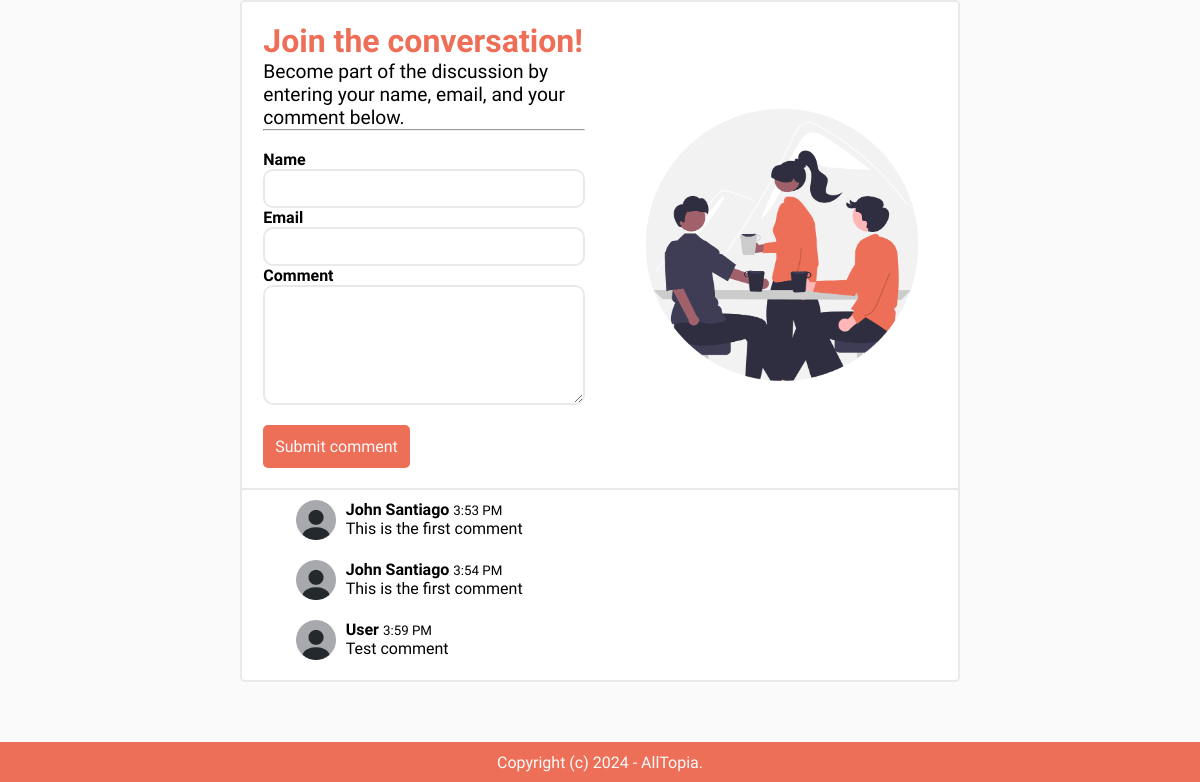
Page /this-is-the-sixth-post/ (lower part) on the earlier database version.
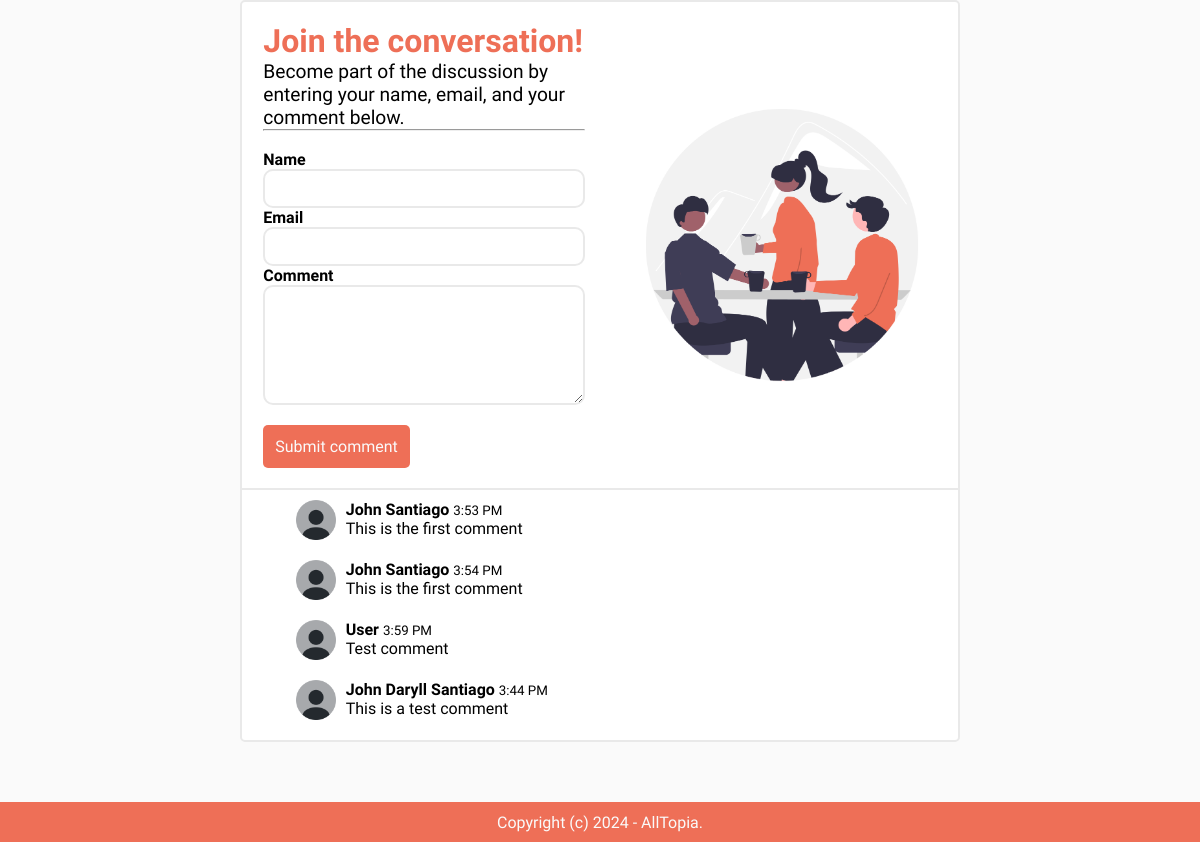
Same page on the later database version.
### blog/models.py (models this page shows)
class Comment(models.Model):
    post = models.ForeignKey(Post, related_name='comments', on_delete = models.CASCADE)
    name = models.CharField(max_length=255)
    email = models.EmailField()
    body = models.TextField()
    created_at = models.DateTimeField(auto_now_add=True)

### blog/views.py (the view)
# urls.py: path('<slug:slug>/', views.detail, name='post_detail'),
def detail(request, slug):
    post = get_object_or_404(Post, slug=slug)
    if request.method == 'POST':
        form = CommentForm(request.POST)
        if form.is_valid():
            comment = form.save(commit=False)
            comment.post = post
            comment.save()
            return redirect('post_detail', slug=slug)
    else:
        form = CommentForm()
    form = CommentForm()
    return render(request, 'blog/detail.html', {'post': post, 'form': form})

### blog/forms.py
class CommentForm(forms.ModelForm):
    class Meta:
        model = Comment
        fields = ('name', 'email', 'body')

### blog/models.py (called while the page is built)
    def __str__(self):
        return self.title

### blog/templates/blog/detail.html (shortened to what this page needs)
{% extends 'core/base.html' %}
{% block content %}
<div class="post-view-main-container">
    <div class="comment-section-container">
        <div class="comment-section-header">
            <div class="comsec-fields-container">
                    <form method="POST" class="comment-form">
                        <p class="comment-header">Join the conversation!</p>
                        <p class="comment-sub-header">Become part of the discussion by entering your name, email, and your comment below.</p>
                        <hr>
                        <br>
                        <div class="field-group">
                            <label for="id_name">Name</label>
                            {{ form.name }}
                        </div>
                        <div class="field-group">
                            <label for="id_email">Email</label>
                            {{ form.email }}
                        </div>
                        <div class="field-group">
                            <label for="id_body">Comment</label>
                            {{ form.body }}
                        </div>
                        <button class="submit-btn">Submit comment</button>
                    </form>
                <div class="comsec-art">
                    <img src="../../static/assets/conversation.png" />
                </div>
            </div>
        </div>
        <div class="comments-main-container">
            {% for comment in post.comments.all %}
                <div class="comment-container">
                    <img src="../../static/assets/default-client-profile.png" class="default-account-image"/>
                        <div class="">
                            <strong>{{ comment.name }}</strong> <small>{{ comment.created_at|date:'g:i A'}}</small><br>
                            {{ comment.body }}
                        </div>
                </div>
                {% endfor %}
        </div>
    </div>
</div>
{% endblock %}

Differences in the rows shown:
added Comment: name "John Daryll Santiago", created_at "3:44 PM", body "This is a test comment"
